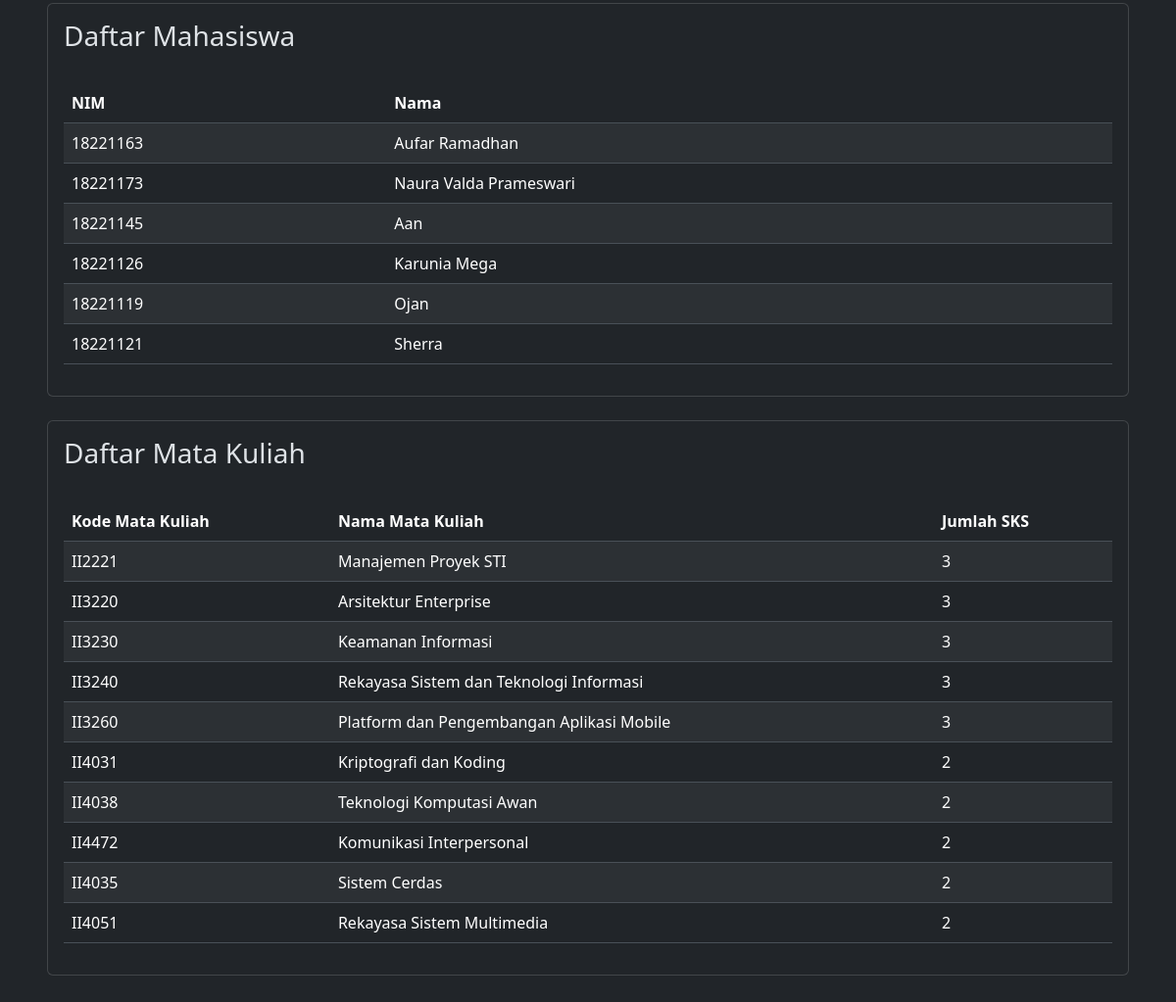
Page /inputdata (lower part) on the earlier database version.
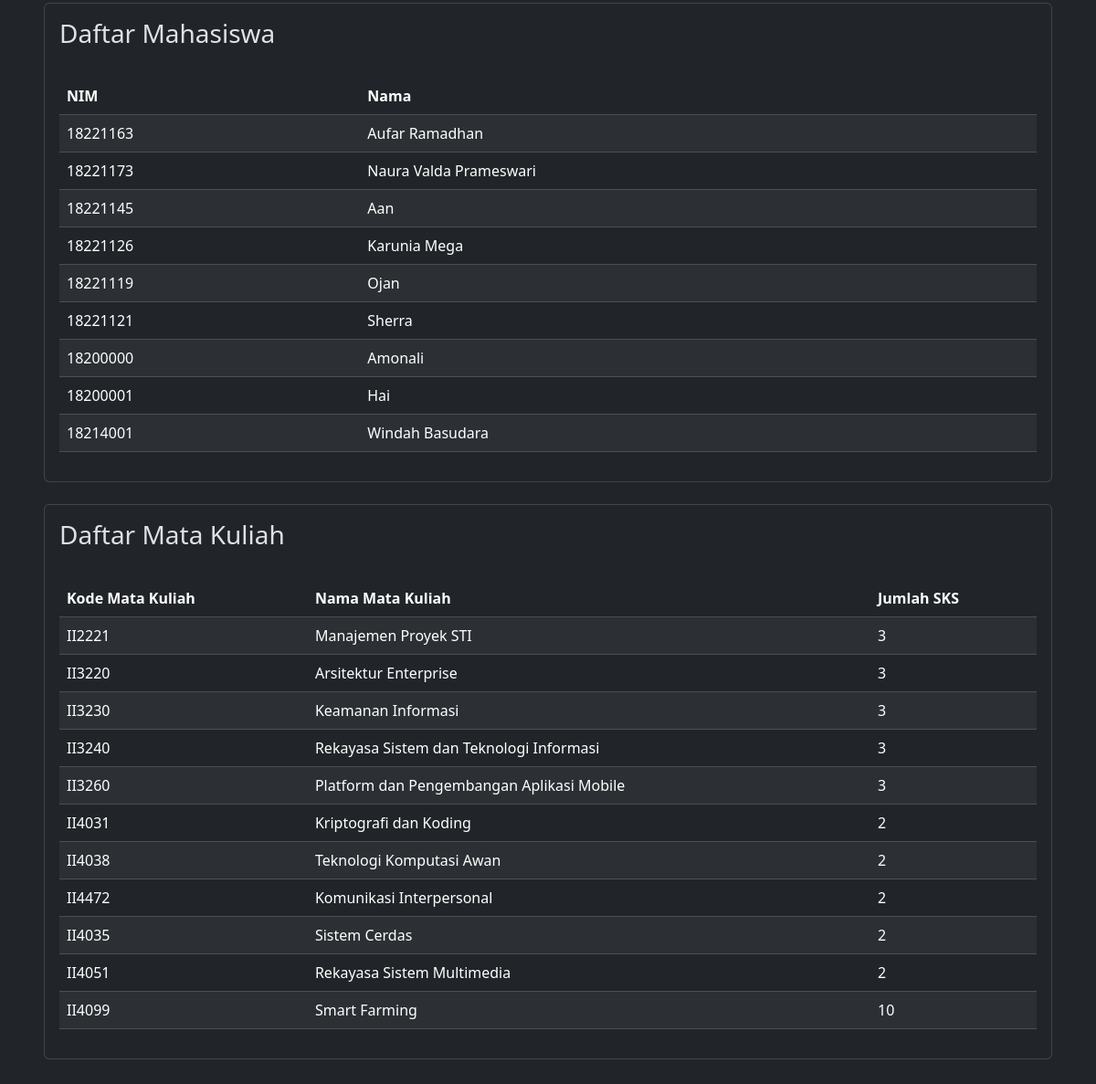
Same page on the later database version.
### tables this page shows
CREATE TABLE mahasiswa(NIM CHAR(8) PRIMARY KEY NOT NULL, Nama VARCHAR NOT NULL);

CREATE TABLE mata_kuliah(kode char(6) primary key not null, nama varchar not null, sks int not null);

### app.py (the view, shortened to what this page needs)
@app.route('/inputdata', methods=['GET', 'POST'])
def inputdata():
    mahasiswa = get_mahasiswa(create_connection('database/data_akademik.db'))
    mata_kuliah = get_matakuliah(create_connection('database/data_akademik.db'))
    return render_template('inputdata.html', mahasiswa=mahasiswa, mata_kuliah=mata_kuliah)

### app.py (called while the page is built)
def create_connection(db_file):
    conn = None
    try:
        conn = sqlite3.connect(db_file)
    except Exception as e:
        print(e)
    return conn

def get_mahasiswa(conn):
    cur = conn.cursor()
    cur.execute("SELECT * FROM mahasiswa")
    rows = cur.fetchall()
    return rows

def get_matakuliah(conn):
    cur = conn.cursor()
    cur.execute("SELECT * FROM mata_kuliah")
    rows = cur.fetchall()
    return rows

### templates/inputdata.html (shortened to what this page needs)
{% extends 'base.html' %}
{% block content %}
<div class="p-5">
    <br>
    <br>
    <br>
    <br>
    <div class="card p-3">
    <h3>Daftar Mahasiswa</h3>
    <div>
        <table class="table table-striped mt-4">
            <thead>
                <tr>
                    <th scope="col">NIM</th>
                    <th scope="col">Nama</th>
                </tr>
            </thead>
            <tbody>
                {% for nim, nama in mahasiswa %}
                <tr>
                    <td>{{ nim }}</td>
                    <td>{{ nama }}</td>
                </tr>
                {% endfor %}
            </tbody>
        </table>
    </div>
    </div>
    <br>
    <div class="card p-3">
    <h3>Daftar Mata Kuliah</h3>
    <div>
        <table class="table table-striped mt-4">
            <thead>
                <tr>
                    <th scope="col">Kode Mata Kuliah</th>
                    <th scope="col">Nama Mata Kuliah</th>
                    <th scope="col">Jumlah SKS</th>
                </tr>
            </thead>
            <tbody>
                {% for kode, nama, sks in mata_kuliah %}
                <tr>
                    <td>{{ kode }}</td>
                    <td>{{ nama }}</td>
                    <td>{{ sks }}</td>
                </tr>
                {% endfor %}
            </tbody>
        </table>
    </div>
    </div>
</div>
{% endblock %}

Differences in the rows shown:
added mahasiswa: NIM "18200000", Nama "Amonali"
added mahasiswa: NIM "18200001", Nama "Hai"
added mahasiswa: NIM "18214001", Nama "Windah Basudara"
added mata_kuliah: kode "II4099", nama "Smart Farming", sks "10"
